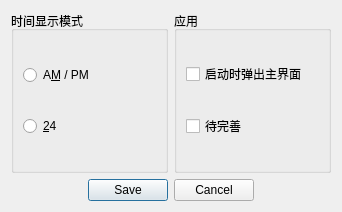
<?xml version="1.0" encoding="UTF-8"?>
<ui version="4.0">
 <class>SettingDialog</class>
 <widget class="QDialog" name="SettingDialog">
  <property name="geometry">
   <rect>
    <x>0</x>
    <y>0</y>
    <width>342</width>
    <height>212</height>
   </rect>
  </property>
  <property name="windowTitle">
   <string>Settings</string>
  </property>
  <property name="styleSheet">
   <string notr="true">QDialog#SettingDialog{background-image:url(:/centerWidget\_bg3.jpg);}</string>
  </property>
  <layout class="QGridLayout" name="gridLayout">
   <item row="0" column="0">
    <widget class="QGroupBox" name="groupBox">
     <property name="title">
      <string>时间显示模式</string>
     </property>
     <layout class="QVBoxLayout" name="verticalLayout">
      <item>
       <widget class="QRadioButton" name="plebTime">
        <property name="text">
         <string>A&amp;M / PM</string>
        </property>
       </widget>
      </item>
      <item>
       <widget class="QRadioButton" name="milTime">
        <property name="text">
         <string>&amp;24</string>
        </property>
       </widget>
      </item>
     </layout>
    </widget>
   </item>
   <item row="0" column="1">
    <widget class="QGroupBox" name="groupBox_2">
     <property name="title">
      <string>应用</string>
     </property>
     <layout class="QVBoxLayout" name="verticalLayout_2">
      <item>
       <widget class="QCheckBox" name="defaultShow">
        <property name="text">
         <string>启动时弹出主界面</string>
        </property>
       </widget>
      </item>
      <item>
       <widget class="QCheckBox" name="WarnBox">
        <property name="text">
         <string>待完善</string>
        </property>
       </widget>
      </item>
     </layout>
    </widget>
   </item>
   <item row="1" column="0" colspan="2">
    <widget class="QDialogButtonBox" name="buttonBox">
     <property name="orientation">
      <enum>Qt::Horizontal</enum>
     </property>
     <property name="standardButtons">
      <set>QDialogButtonBox::Cancel|QDialogButtonBox::Save</set>
     </property>
     <property name="centerButtons">
      <bool>true</bool>
     </property>
    </widget>
   </item>
  </layout>
 </widget>
 <resources/>
 <connections>
  <connection>
   <sender>buttonBox</sender>
   <signal>accepted()</signal>
   <receiver>SettingDialog</receiver>
   <slot>accept()</slot>
   <hints>
    <hint type="sourcelabel">
     <x>248</x>
     <y>254</y>
    </hint>
    <hint type="destinationlabel">
     <x>157</x>
     <y>274</y>
    </hint>
   </hints>
  </connection>
  <connection>
   <sender>buttonBox</sender>
   <signal>rejected()</signal>
   <receiver>SettingDialog</receiver>
   <slot>reject()</slot>
   <hints>
    <hint type="sourcelabel">
     <x>316</x>
     <y>260</y>
    </hint>
    <hint type="destinationlabel">
     <x>286</x>
     <y>274</y>
    </hint>
   </hints>
  </connection>
 </connections>
</ui>
